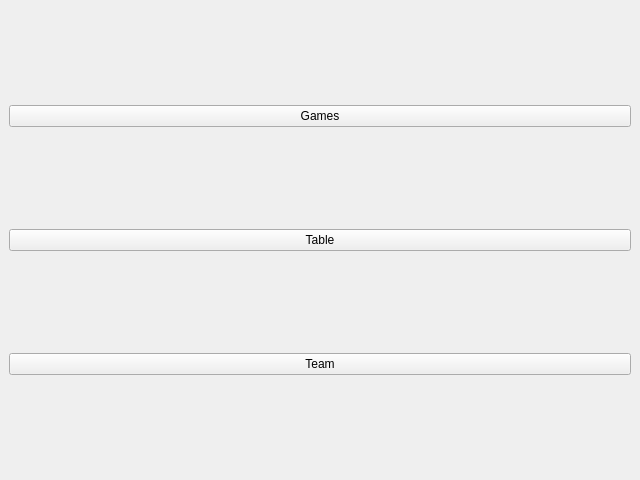
<?xml version="1.0" encoding="UTF-8"?>
<ui version="4.0">
 <class>fanStart</class>
 <widget class="QMainWindow" name="fanStart">
  <property name="geometry">
   <rect>
    <x>0</x>
    <y>0</y>
    <width>640</width>
    <height>480</height>
   </rect>
  </property>
  <property name="windowTitle">
   <string>Fan</string>
  </property>
  <widget class="QWidget" name="centralwidget">
   <layout class="QVBoxLayout" name="verticalLayout_2">
    <item>
     <layout class="QVBoxLayout" name="verticalLayout">
      <item>
       <spacer name="verticalSpacer_4">
        <property name="orientation">
         <enum>Qt::Vertical</enum>
        </property>
        <property name="sizeHint" stdset="0">
         <size>
          <width>20</width>
          <height>40</height>
         </size>
        </property>
       </spacer>
      </item>
      <item>
       <widget class="QPushButton" name="gamesButton">
        <property name="text">
         <string>Games</string>
        </property>
       </widget>
      </item>
      <item>
       <spacer name="verticalSpacer">
        <property name="orientation">
         <enum>Qt::Vertical</enum>
        </property>
        <property name="sizeHint" stdset="0">
         <size>
          <width>20</width>
          <height>40</height>
         </size>
        </property>
       </spacer>
      </item>
      <item>
       <widget class="QPushButton" name="tableButton">
        <property name="text">
         <string>Table</string>
        </property>
       </widget>
      </item>
      <item>
       <spacer name="verticalSpacer_2">
        <property name="orientation">
         <enum>Qt::Vertical</enum>
        </property>
        <property name="sizeHint" stdset="0">
         <size>
          <width>20</width>
          <height>40</height>
         </size>
        </property>
       </spacer>
      </item>
      <item>
       <widget class="QPushButton" name="teamButton">
        <property name="text">
         <string>Team</string>
        </property>
       </widget>
      </item>
      <item>
       <spacer name="verticalSpacer_3">
        <property name="orientation">
         <enum>Qt::Vertical</enum>
        </property>
        <property name="sizeHint" stdset="0">
         <size>
          <width>20</width>
          <height>40</height>
         </size>
        </property>
       </spacer>
      </item>
     </layout>
    </item>
   </layout>
  </widget>
 </widget>
 <resources/>
 <connections/>
</ui>
